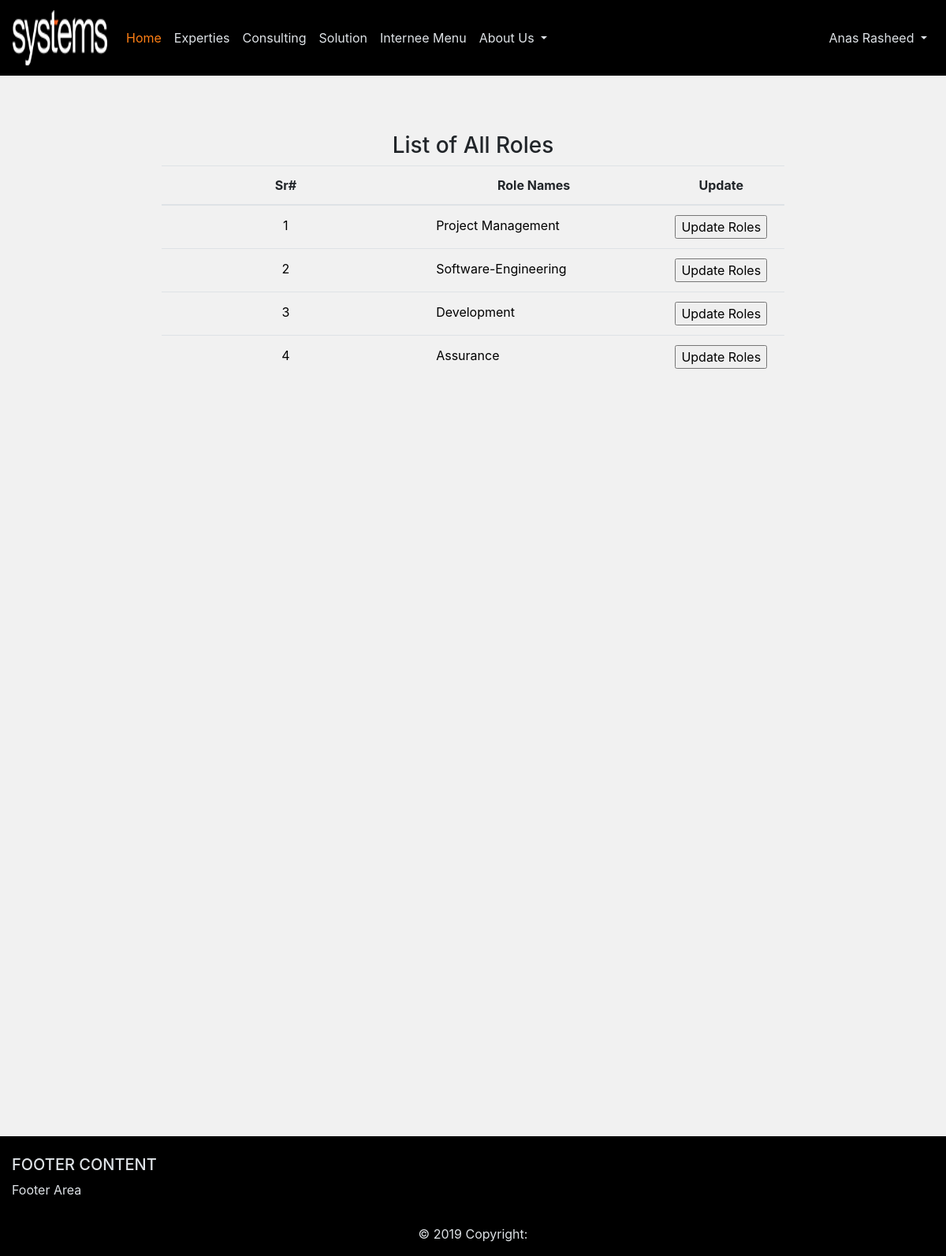
Page /Systems/view-roles.php (signed in) on the earlier database version.
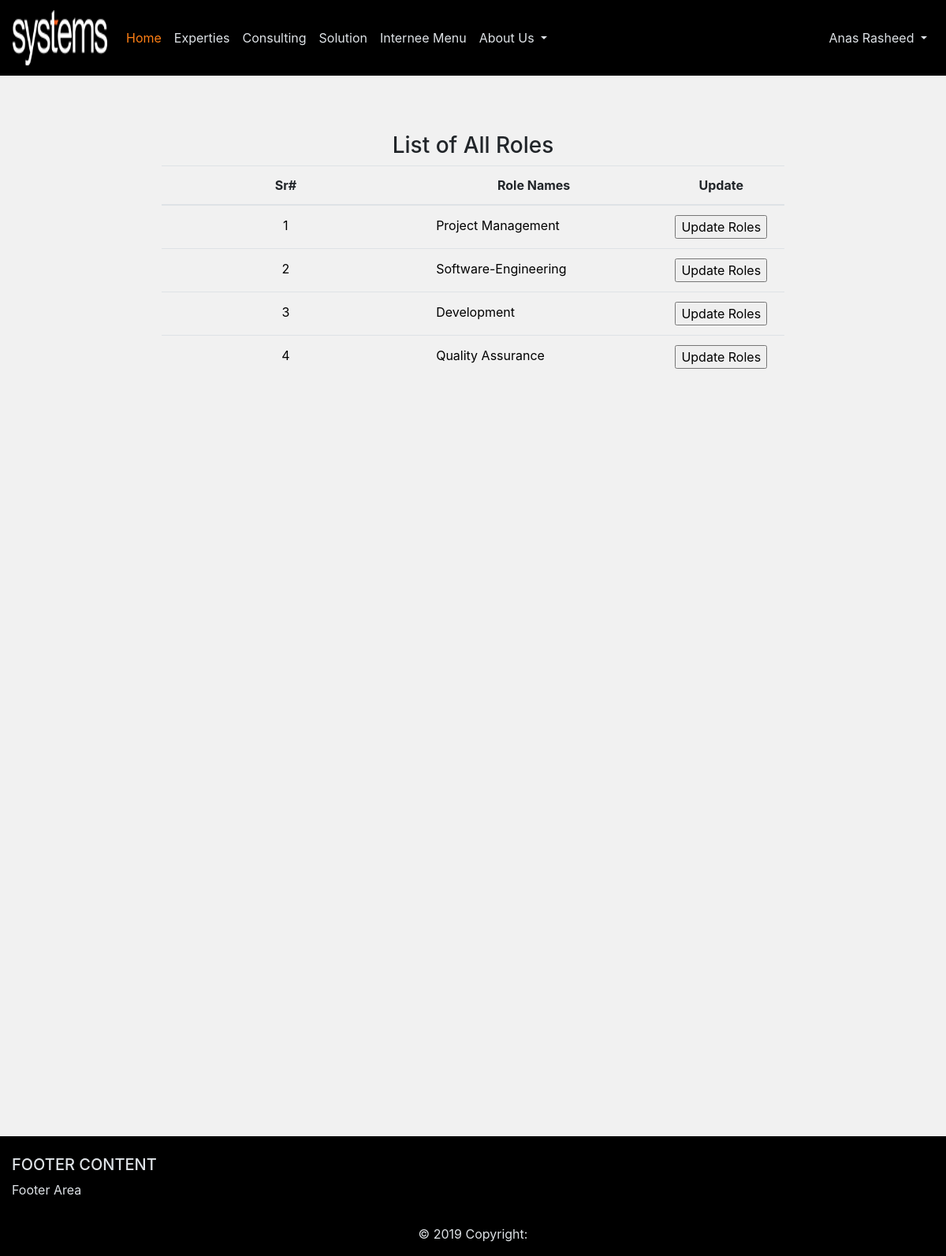
Same page on the later database version.
### tables this page shows
CREATE TABLE `roles` (
  `role_id` int(11) NOT NULL,
  `role_name` varchar(40) NOT NULL
);

### Systems/view-roles.php (the view, shortened to what this page needs)
<?php
include('config/header.php');
?>
<br/>
<br/>
<br/>
<h3 class="h3 text-center" >List of All Roles</h3>
<div class="auth-wrapper no-block justify-content-center align-items-center">
	<div class="row">
		<div class="col-2"></div>
<div class="col-8">
<table class="table text-center table-hover">
  <thead>
    <tr>
      <th scope="col">Sr#</th>
      <th scope="col">Role Names</th>
      <th scope="col">Update</th>
    </tr>
  </thead>
  <tbody>
  	<?php
$query="select * from `roles`";
$sql=mysqli_query($connect, $query);
$rows=mysqli_num_rows($sql);
if($rows>1){
	while($row=mysqli_fetch_assoc($sql)){
		$role_name=$row['role_name'];
    $id=$row['role_id'];
?>
    <tr>
      <form method="Post">
      <td><input type="text" class="text-center" name="rid" id="rid" readonly value="<?php echo $id;?>"></td>
      <td><input type="text" name="role_name" id="role" value='<?php echo $role_name;?>' ></td>
      <td><input type="submit" name="update" value="Update Roles"></td>
         </form>
      </tr>
  <?php	}
}
?>
  </tbody>
</table>
</div>
<div class="col-2"></div>
</div>
</div>
<br/>
<br/>
<br/>
<br/>
<br/>
<br/>
<br/>
<br/>
<br/>
<br/>
<br/>
<br/>
<br/>
<br/>
<br/>
<br/>
<br/>
<br/>
<?php
include('config/footer.php');
 ?>

Differences in the rows shown:
changed roles id 4: role_name "Assurance" → "Quality Assurance"
